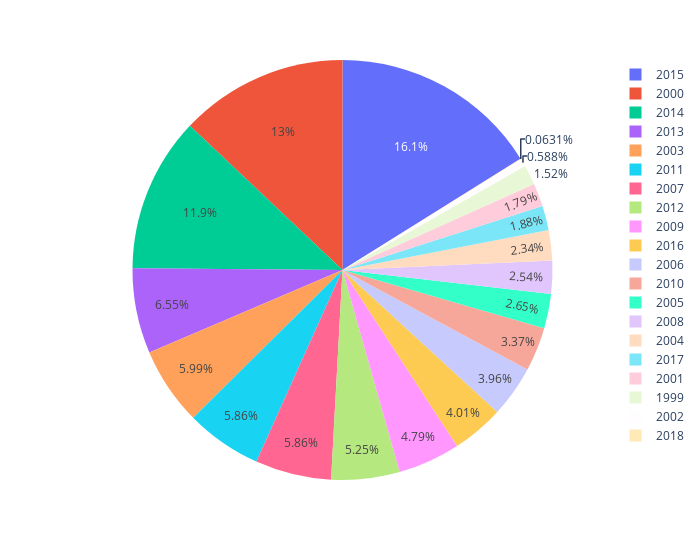

Notebook source saved alongside this figure:
### Code cell
px.pie(year_default_liability, values="default_amt", names=year_default_liability.entity_year_established, width=700)

### Figure 1 — Plotly figure (JSON) as saved in the notebook; plotly's stock layout.template omitted (floating-point values rounded to 4 significant figures; data arrays with more than 128 entries replaced by an {"elided": "..."} marker saying what was removed)
{"data": [{"domain": {"x": [0, 1], "y": [0, 1]}, "hovertemplate": "entity_year_established=%{label}<br>default_amt=%{value}<extra></extra>", "labels": {"elided": "368 int values"}, "legendgroup": "", "name": "", "showlegend": true, "type": "pie", "values": {"elided": "368 float values"}}], "layout": {"legend": {"tracegroupgap": 0}, "margin": {"t": 60}, "width": 700}}
